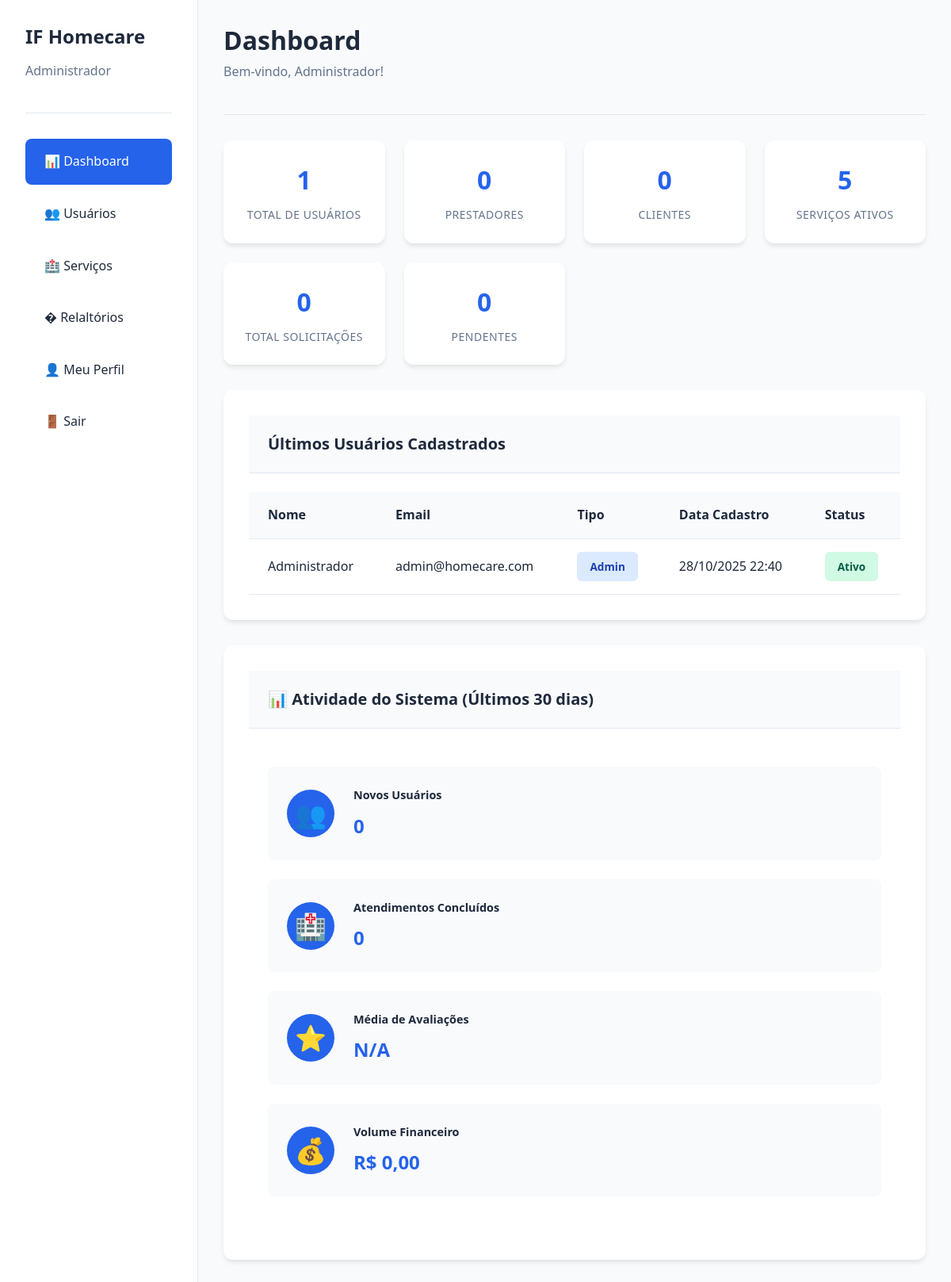
Page /admin/index.php (signed in) on the committed database.
### tables this page shows
CREATE TABLE usuarios (
    id INT AUTO_INCREMENT PRIMARY KEY,
    nome VARCHAR(100) NOT NULL,
    email VARCHAR(100) NOT NULL UNIQUE,
    senha VARCHAR(255) NOT NULL,
    telefone VARCHAR(20),
    cpf VARCHAR(14) UNIQUE,
    tipo_usuario ENUM('admin', 'prestador', 'cliente') NOT NULL,
    foto_perfil VARCHAR(255) DEFAULT NULL,
    status ENUM('ativo', 'inativo') DEFAULT 'ativo',
    data_cadastro TIMESTAMP DEFAULT CURRENT_TIMESTAMP,
    data_atualizacao TIMESTAMP DEFAULT CURRENT_TIMESTAMP ON UPDATE CURRENT_TIMESTAMP,
    INDEX idx_email (email),
    INDEX idx_tipo_usuario (tipo_usuario),
    INDEX idx_status (status)
);

### includes/funcoes.php (called while the page is built, shortened)
<?php
function isLoggedIn()
{
    return isset($_SESSION['user_id']);
}
function getLoggedUser()
{
    return [
        'id' => $_SESSION['user_id'],
        'nome' => $_SESSION['user_nome'],
        'email' => $_SESSION['user_email'],
        'tipo' => $_SESSION['user_tipo']
    ];
}
function formatDateTimeBR($datetime)
{
    return date('d/m/Y H:i', strtotime($datetime));
}

### admin/index.php (the view, shortened to what this page needs)
<?php
$db = getDB();
$stats = [
    'total_usuarios' => 0,
    'total_prestadores' => 0,
    'total_clientes' => 0,
    'total_servicos' => 0,
    'total_solicitacoes' => 0,
    'solicitacoes_pendentes' => 0,
    'solicitacoes_concluidas' => 0
];
try {
    $stmt = $db->query("SELECT COUNT(*) as total FROM usuarios");
    $stats['total_usuarios'] = $stmt->fetch()['total'];
    $stmt = $db->query("SELECT COUNT(*) as total FROM usuarios WHERE tipo_usuario = 'prestador'");
    $stats['total_prestadores'] = $stmt->fetch()['total'];
    $stmt = $db->query("SELECT COUNT(*) as total FROM usuarios WHERE tipo_usuario = 'cliente'");
    $stats['total_clientes'] = $stmt->fetch()['total'];
    $stmt = $db->query("SELECT COUNT(*) as total FROM servicos WHERE status = 'ativo'");
    $stats['total_servicos'] = $stmt->fetch()['total'];
    $stmt = $db->query("SELECT COUNT(*) as total FROM solicitacoes");
    $stats['total_solicitacoes'] = $stmt->fetch()['total'];
    $stmt = $db->query("SELECT COUNT(*) as total FROM solicitacoes WHERE status = 'pendente'");
    $stats['solicitacoes_pendentes'] = $stmt->fetch()['total'];
    $stmt = $db->query("SELECT COUNT(*) as total FROM solicitacoes WHERE status = 'concluida'");
    $stats['solicitacoes_concluidas'] = $stmt->fetch()['total'];
    $stmt = $db->query("SELECT * FROM usuarios ORDER BY data_cadastro DESC LIMIT 5");
    $ultimos_usuarios = $stmt->fetchAll();
    $stmt = $db->query("
        SELECT
            (SELECT COUNT(*) FROM usuarios WHERE data_cadastro >= DATE_SUB(NOW(), INTERVAL 30 DAY)) as novos_usuarios_mes,
            (SELECT COUNT(*) FROM solicitacoes WHERE status = 'concluida' AND data_conclusao >= DATE_SUB(NOW(), INTERVAL 30 DAY)) as atendimentos_mes,
            (SELECT AVG(nota) FROM avaliacoes WHERE data_avaliacao >= DATE_SUB(NOW(), INTERVAL 30 DAY)) as media_geral,
            (SELECT SUM(valor_total) FROM solicitacoes WHERE status = 'concluida' AND data_conclusao >= DATE_SUB(NOW(), INTERVAL 30 DAY)) as volume_mes
    ");
    $stats_atividade = $stmt->fetch();
    $stats = array_merge($stats, $stats_atividade);
} catch (PDOException $e) {
    $error = "Erro ao buscar estatísticas";
}
$user = getLoggedUser();
?>
<!DOCTYPE html>
<html lang="pt-BR">
<head>
    <link rel="stylesheet" href="../assets/css/style.css">
</head>
<body>
<div class="dashboard">
    <aside class="sidebar">
        <div class="sidebar-header">
            <h3><?= SITE_NAME ?></h3>
            <p>Administrador</p>
        </div>
        <ul class="sidebar-menu">
            <li><a href="index.php" class="active">📊 Dashboard</a></li>
            <li><a href="usuarios.php">👥 Usuários</a></li>
            <li><a href="servicos.php">🏥 Serviços</a></li>
            <li><a href="relatorios.php">� Relaltórios</a></li>
            <li><a href="perfil.php">👤 Meu Perfil</a></li>
            <li><a href="../auth/logout.php">🚪 Sair</a></li>
        </ul>
    </aside>
    <main class="main-content">
        <div class="page-header">
            <h1>Dashboard</h1>
            <p>Bem-vindo, <?= htmlspecialchars($user['nome']) ?>!</p>
        </div>
        <div class="stats-grid">
            <div class="stat-card">
                <div class="stat-value"><?= $stats['total_usuarios'] ?></div>
                <div class="stat-label">Total de Usuários</div>
            </div>
            <div class="stat-card">
                <div class="stat-value"><?= $stats['total_prestadores'] ?></div>
                <div class="stat-label">Prestadores</div>
            </div>
            <div class="stat-card">
                <div class="stat-value"><?= $stats['total_clientes'] ?></div>
                <div class="stat-label">Clientes</div>
            </div>
            <div class="stat-card">
                <div class="stat-value"><?= $stats['total_servicos'] ?></div>
                <div class="stat-label">Serviços Ativos</div>
            </div>
            <div class="stat-card">
                <div class="stat-value"><?= $stats['total_solicitacoes'] ?></div>
                <div class="stat-label">Total Solicitações</div>
            </div>
            <div class="stat-card">
                <div class="stat-value"><?= $stats['solicitacoes_pendentes'] ?></div>
                <div class="stat-label">Pendentes</div>
            </div>
        </div>
        <div class="card">
            <div class="card-header">
                <h3>Últimos Usuários Cadastrados</h3>
            </div>
            <div class="table-responsive">
                <table>
                    <thead>
                    <tr>
                        <th>Nome</th>
                        <th>Email</th>
                        <th>Tipo</th>
                        <th>Data Cadastro</th>
                        <th>Status</th>
                    </tr>
                    </thead>
                    <tbody>
                    <?php if (empty($ultimos_usuarios)): ?>
                        <tr><td colspan="5" class="text-center">Nenhum usuário encontrado</td></tr>
                    <?php else: ?>
                        <?php foreach ($ultimos_usuarios as $usuario): ?>
                            <tr>
                                <td><?= htmlspecialchars($usuario['nome']) ?></td>
                                <td><?= htmlspecialchars($usuario['email']) ?></td>
                                <td>
                                            <span class="badge badge-info">
                                                <?= ucfirst($usuario['tipo_usuario']) ?>
                                            </span>
                                </td>
                                <td><?= formatDateTimeBR($usuario['data_cadastro']) ?></td>
                                <td>
                                    <?php if ($usuario['status'] === 'ativo'): ?>
                                        <span class="badge badge-success">Ativo</span>
                                    <?php else: ?>
                                        <span class="badge badge-error">Inativo</span>
                                    <?php endif; ?>
                                </td>
                            </tr>
                        <?php endforeach; ?>
                    <?php endif; ?>
                    </tbody>
                </table>
            </div>
        </div>
        <div class="card">
            <div class="card-header">
                <h3>📊 Atividade do Sistema (Últimos 30 dias)</h3>
            </div>
            <div class="activity-stats">
                <div class="activity-item">
                    <div class="activity-icon">👥</div>
                    <div class="activity-info">
                        <strong>Novos Usuários</strong>
                        <span><?= $stats['novos_usuarios_mes'] ?? 0 ?></span>
                    </div>
                </div>
                <div class="activity-item">
                    <div class="activity-icon">🏥</div>
                    <div class="activity-info">
                        <strong>Atendimentos Concluídos</strong>
                        <span><?= $stats['atendimentos_mes'] ?? 0 ?></span>
                    </div>
                </div>
                <div class="activity-item">
                    <div class="activity-icon">⭐</div>
                    <div class="activity-info">
                        <strong>Média de Avaliações</strong>
                        <span><?= isset($stats['media_geral']) ? number_format($stats['media_geral'], 1) . ' ⭐' : 'N/A' ?></span>
                    </div>
                </div>
                <div class="activity-item">
                    <div class="activity-icon">💰</div>
                    <div class="activity-info">
                        <strong>Volume Financeiro</strong>
                        <span><?= isset($stats['volume_mes']) ? 'R$ ' . number_format($stats['volume_mes'], 2, ',', '.') : 'R$ 0,00' ?></span>
                    </div>
                </div>
            </div>
        </div>
    </main>
</div>
</body>
</html>

### rows in the picture
usuarios: nome "Administrador", email "admin@homecare.com", tipo_usuario "Admin", data_cadastro "28/10/2025 22:40", status "Ativo"

### other values in the picture
SITE_NAME "IF Homecare"
$stats['total_usuarios'] "1"
$stats['total_prestadores'] "0"
$stats['total_clientes'] "0"
$stats['total_servicos'] "5"
$stats['total_solicitacoes'] "0"
$stats['solicitacoes_pendentes'] "0"
$stats['novos_usuarios_mes'] "0"
$stats['atendimentos_mes'] "0"
